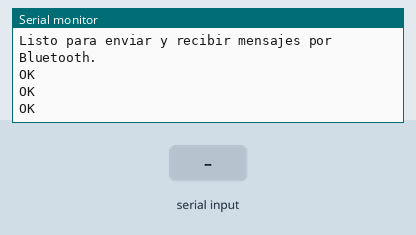
This sketch was run on a simulated Arduino Uno, built with avr-gcc and run on an emulated ATmega328P. Shown: the last lines printed to the serial monitor. The inputs (shaded band) are chosen by the test bench. The modem accepts every AT command (registered, SIM ready, sends succeed) and sends nothing else.

Above: at 2.7 s.
2.8 s: "1\n" received over the second serial link
At 3.7 s:
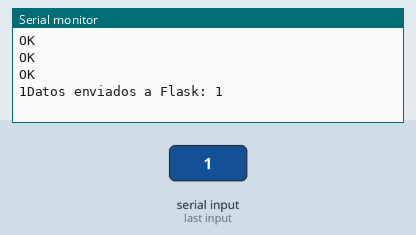
4.3 s: "0\n" received over the second serial link
At 4.8 s:
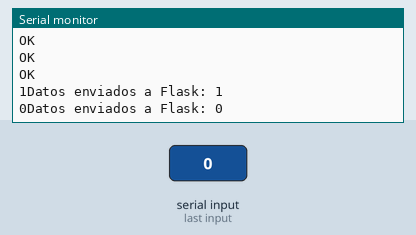

The sketch:

Proyecto_19_Bluetooth_PWM.ino
```cpp
#include <SoftwareSerial.h>

SoftwareSerial bluetooth(10, 11);  // Define los pines RX y TX para la comunicación Bluetooth

void setup() {
  Serial.begin(9600);
  bluetooth.begin(9600); // Inicia la comunicación Bluetooth

  Serial.println("Listo para enviar y recibir mensajes por Bluetooth.");

  // Configuración inicial del módulo Bluetooth
  bluetooth.print("AT\r\n"); // Comando AT para verificar la comunicación
  delay(500);
  if (bluetooth.available()) {
    while (bluetooth.available()) {
      char c = bluetooth.read();
      Serial.write(c);
    }
  }
  bluetooth.print("AT+NAME=MiBluetooth\r\n"); // Cambia el nombre del dispositivo Bluetooth
  delay(500);
  if (bluetooth.available()) {
    while (bluetooth.available()) {
      char c = bluetooth.read();
      Serial.write(c);
    }
  }
  bluetooth.print("AT+PIN=1234\r\n"); // Cambia el PIN de emparejamiento
  delay(500);
  if (bluetooth.available()) {
    while (bluetooth.available()) {
      char c = bluetooth.read();
      Serial.write(c);
    }
  }
}

void loop() {
  // Envío de mensaje
  if (Serial.available()) {
    char data = Serial.read();
    bluetooth.write(data);
  }

  // Recepción de mensaje
  if (bluetooth.available()) {
    char data = bluetooth.read();
    Serial.write(data);

    // Envío de los datos a la aplicación Flask
    if (data != '\n') {
      String datos = String(data);
      enviarDatosAFlask(datos);
    }
  }
}

void enviarDatosAFlask(String datos) {
  // Dirección IP y puerto de la aplicación Flask
  String serverAddress = "192.168.119.223"; // Reemplaza con la dirección IP correcta
  int serverPort = 5001; // Reemplaza con el puerto correcto

  // Conexión a la aplicación Flask
  bluetooth.begin(9600);
  bluetooth.print("POST /datos HTTP/1.1\r\n");
  bluetooth.print("Host: " + serverAddress + "\r\n");
  bluetooth.print("Content-Type: text/plain\r\n");
  bluetooth.print("Content-Length: " + String(datos.length()) + "\r\n");
  bluetooth.print("\r\n");
  bluetooth.print(datos);

  Serial.println("Datos enviados a Flask: " + datos);
}
```

Measured:
- after the input at 2.8 s, the serial monitor: prints a new line at once (image 1)
- after the input at 4.3 s, the serial monitor: prints a new line at once (image 2)
